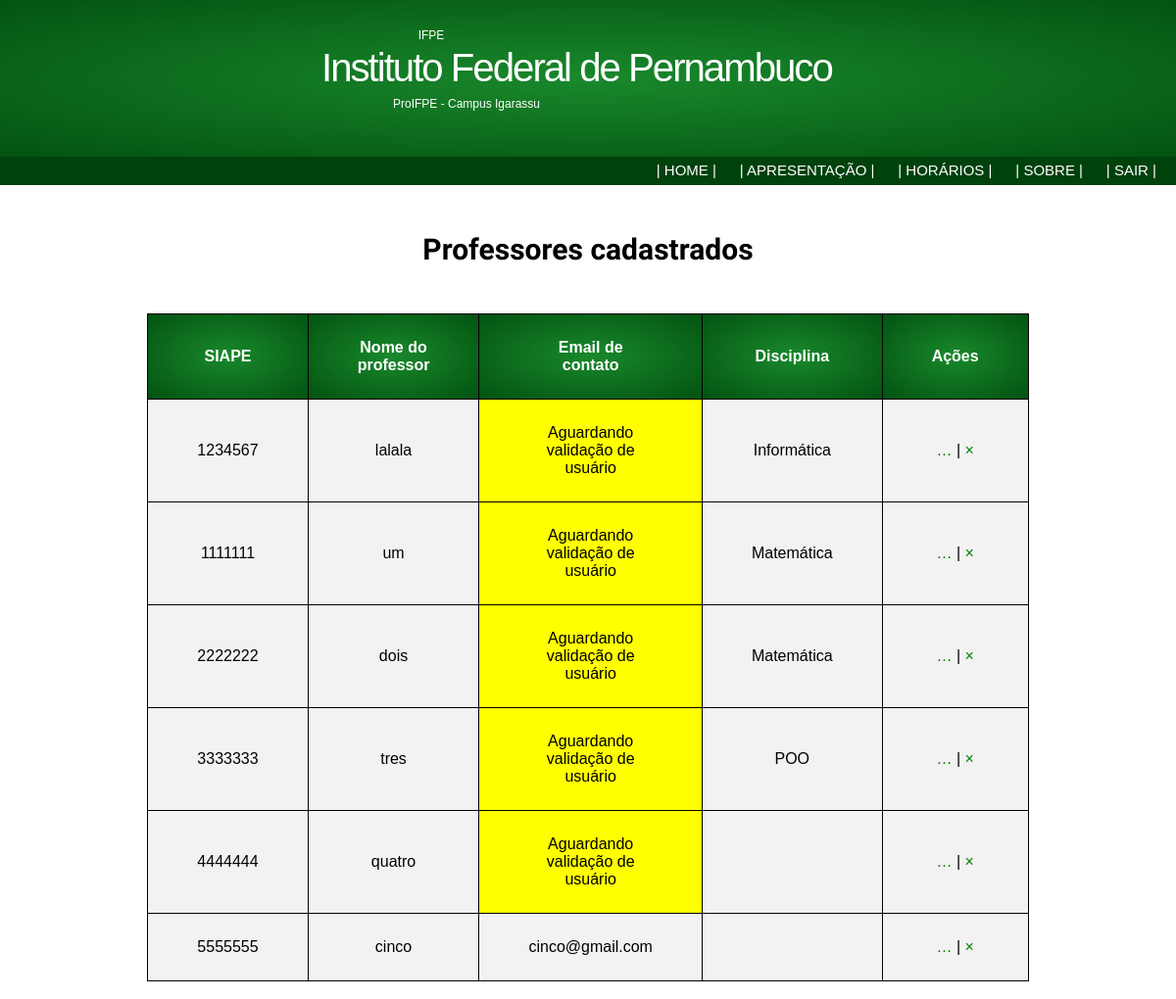
/cad_professores.php, run on an earlier commit of the app's database.
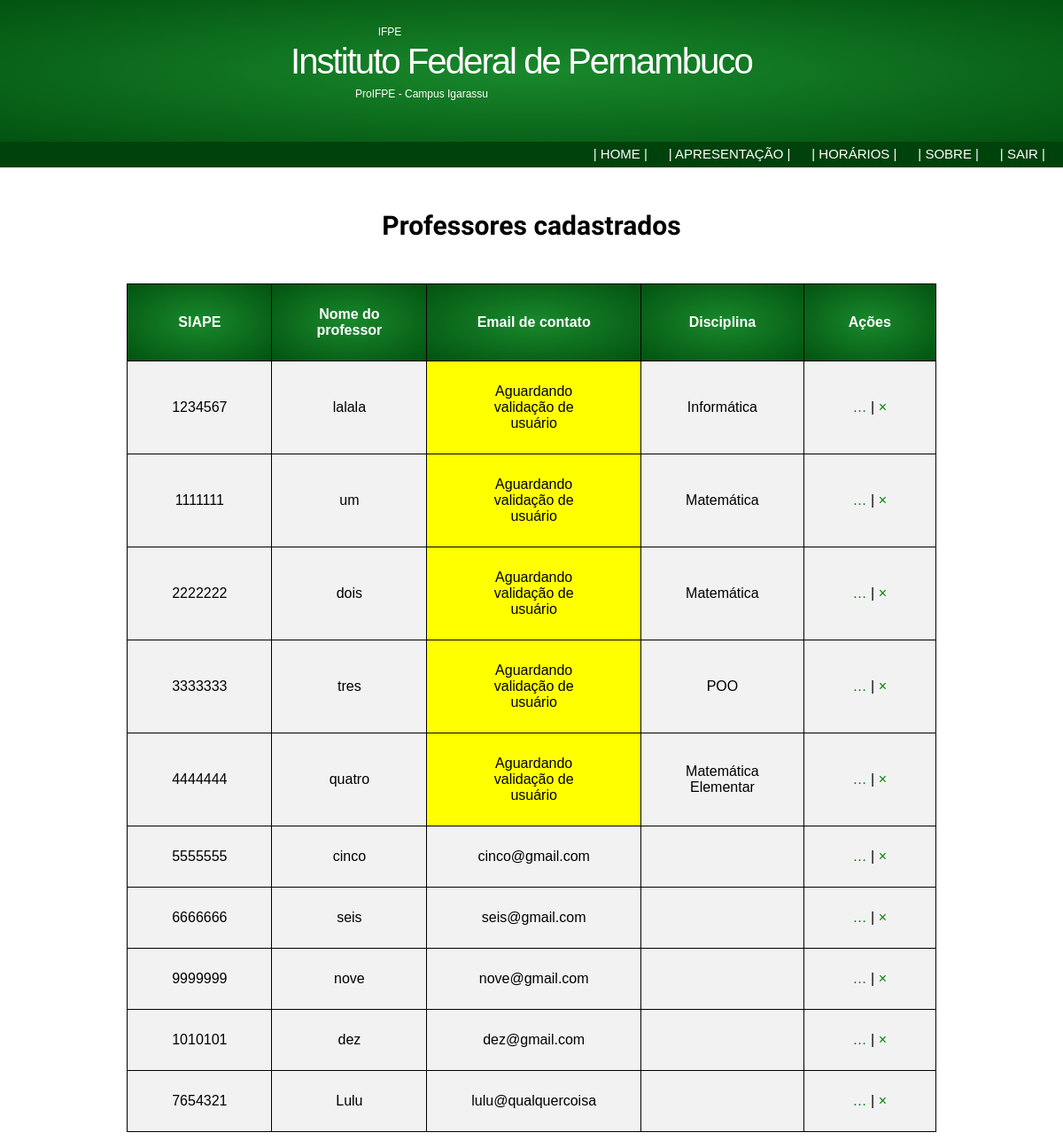
And on a later commit of the database.
### tables this page shows
CREATE TABLE `Professores` (
  `id_prof` int(11) NOT NULL AUTO_INCREMENT,
  `siape_prof` varchar(15) DEFAULT NULL,
  `name_prof` varchar(150) NOT NULL,
  `email_prof` varchar(50) DEFAULT NULL,
  `password_prof` varchar(50) DEFAULT NULL,
  `id_user` int(11) NOT NULL,
  `id_disc` int(11) NOT NULL,
  PRIMARY KEY (`id_prof`),
  KEY `FK_Usuarios_Professores` (`id_user`),
  KEY `FK_Disciplinas_Professores` (`id_disc`),
  CONSTRAINT `FK_Disciplinas_Professores` FOREIGN KEY (`id_disc`) REFERENCES `Disciplinas` (`id_disc`),
  CONSTRAINT `FK_Usuarios_Professores` FOREIGN KEY (`id_user`) REFERENCES `Usuarios` (`id_user`)
);

CREATE TABLE `Disciplinas` (
  `id_disc` int(11) NOT NULL AUTO_INCREMENT,
  `name_disc` varchar(150) NOT NULL,
  `desc_disc` varchar(4000) DEFAULT NULL,
  `id_prof` int(11) DEFAULT NULL,
  `id_curso` int(11) NOT NULL,
  PRIMARY KEY (`id_disc`),
  KEY `FK_Professores_Disciplinas` (`id_prof`),
  KEY `FK_Cursos_Disciplinas` (`id_curso`),
  CONSTRAINT `FK_Cursos_Disciplinas` FOREIGN KEY (`id_curso`) REFERENCES `Cursos` (`id_curso`),
  CONSTRAINT `FK_Professores_Disciplinas` FOREIGN KEY (`id_prof`) REFERENCES `Professores` (`id_prof`)
);

### cad_professores.php (the view, shortened to what this page needs)
<?php
include 'header.php';
?>
<?php
$PDO = dbConnect();
$sql = "SELECT * FROM Professores";
$stmt = $PDO->prepare($sql);
$stmt->execute();
$linhas = $stmt->fetchAll(PDO::FETCH_ASSOC);
$sql2 = "SELECT * FROM Disciplinas";
$stmt = $PDO->prepare($sql2);
$stmt->execute();
$linhas2 = $stmt->fetchAll(PDO::FETCH_ASSOC);
?>
<br>
<h2>Professores cadastrados</h2>
<br>
<table>
	<thead>
		<tr>
			<th>SIAPE</th>
			<th>Nome do professor</th>
			<th>Email de contato</th>
			<th>Disciplina</th>
			<th>Ações</th>
		</tr>
	</thead>
	<?php foreach ($linhas as $id => $linha): ?>
		<tr>
			<td><?= $linhas[$id]['siape_prof'] ?></td>
			<td><?= $linhas[$id]['name_prof'] ?></td>
			<?php if (is_null($linhas[$id]['email_prof'])): ?>
				<td style="background-color: yellow; width: 50%; margin: auto;">
					<?= "Aguardando validação de usuário" ?>
				</td>
				<?php else: ?>
					<td>
						<?= $linhas[$id]['email_prof'] ?>
					</td>
				<?php endif ?>
					<?php if (is_null($linhas[$id]['id_disc'])): ?>
						<td style="background-color: yellow; width: 50%; margin: auto;">
							<?= "Sem disciplina" ?>
						</td>
						<?php else: ?>
							<td>
								<?= $linhas2[$id]['name_disc'] ?>
							</td>
					<?php endif ?>
				<td>
					<nav>
						<a href="">&#133;</a> |
						<a href="">&times;</a>
					</nav>
				</td>
			</tr>
		<?php endforeach ?>
	</table>
	<br>
	<?php include 'footer.php' ?>

### header.php (shortened to what this page needs)
<?php
$tipo = $_SESSION['type_id'] ?? null;
?>
<!DOCTYPE html>
<html lang="en">
<head>
	<link rel="stylesheet" href="css/estilo.css">
	<link rel="stylesheet" href="https://use.fontawesome.com/releases/v5.3.1/css/all.css">
</head>
<body>
	<div class="header">
		<span id="nome">IFPE</span>
		<h1 class="logo">Instituto Federal de Pernambuco</h1>
		<span id="nome-1">ProIFPE - Campus Igarassu</span>
	</div>
	<div id="sobre">
	<ul class="menu">
		<?php if (is_null($tipo)): ?>
			<a href="home.php">| Home |</a>
			<a href="disciplinas.php">| Apresentação |</a>
			<a href="horario.php">| Horários |</a>
 			<a href="sobre.php">| Sobre |</a>
			<a class="link-exit" href="logout.php">| Sair |</a>
		<?php endif ?>
	</ul>
</div>

### css/estilo.css (style rules this page uses)
* { box-sizing: border box; }
body { background-color: white; width: 100%; height: 100%; margin: auto; padding: 0; text-align: center; font-family: Arial, Helvetica, sans-serif; }
a:link { color: green; text-decoration: none; }
table, th, td { border-collapse: collapse; border-spacing: 0; text-align: center; padding: 25px 50px; border-color: black; border: 1px solid black; width: 60%; margin: 0 auto; font-family: Arial, Helvetica, sans-serif; color: black; overflow-x: auto; }
tr { background-color: #f2f2f2; }
th { background-color: #4CAF50; background-image: radial-gradient(ellipse at center, #19882c 1%, #025310 100%); color: white; }
h1, h2 { text-align: center; color: black; padding: 5px 15px; font-size: 30px; font-family: 'Sintony', sans-serif; border-bottom: none; }
.header { height: 100px; background-color: rgb(10, 85, 23); background-image: radial-gradient(ellipse at center, #19882c 1%, #025310 100%); padding: 0 20px; padding-bottom: 40px; padding-top: 20px; color: white; }
#sobre { max-width: 100% !important; line-height: 20px; height: 29px; background: #00420c; color: white; font-size: 14px; padding-bottom: 0px; padding-right: 10px; padding-top: 0px; text-align: right; text-decoration: none; }
#nome { color:rgb(255, 255, 255); cursor:pointer; display:block; font-family:open_sansregular, Arial, Helvetica, sans-serif; font-size:12px; font-stretch:100%; font-style:normal; font-variant-caps:normal; font-variant-east-asian:normal; font-variant-ligatures:normal; font-variant-numeric:normal; font-weight:400; height:12px; line-height:1em; list-style-image:none; list-style-position:outside; list-style-type:none; margin:0px; padding:0px; position:absolute; top:30px; vertical-align:baseline; width:70%; }
#nome-1 { color:rgb(255, 255, 255); cursor:pointer; display:block; font-family:open_sansregular, Arial, Helvetica, sans-serif; font-size:12px; font-stretch:100%; font-style:normal; font-variant-caps:normal; font-variant-east-asian:normal; font-variant-ligatures:normal; font-variant-numeric:normal; font-weight:400; height:12px; line-height:1em; list-style-image:none; list-style-position:outside; list-style-type:none; margin:0px; padding:0px; position:absolute; top:100px; vertical-align:baseline; width:76%; }
.logo { border-bottom-color:rgb(255, 255, 255); border-bottom-style:none; border-bottom-width:0px; color:rgb(255, 255, 255); cursor:pointer; display:block; font-family:open_sansextrabold, Arial, Helvetica, sans-serif; font-size:40.2px; font-stretch:100%; font-style:normal; font-variant-caps:normal; font-variant-east-asian:normal; font-variant-ligatures:normal; font-variant-numeric:normal; font-weight:400; height:40px; letter-spacing:-2.01px; line-height:1em; list-style-image:none; list-style-position:outside; list-style-type:none; margin-block-end:46px; margin-block-start:30px; margin-bottom:46px; margin-inline-end:0px; margin-inline-start:0px; margin-left:0px; margin-right:0px; margin-top:30px; padding-bottom:0px; padding-left:0px; padding-right:0px; padding-top:0px; vertical-align:baseline; width:98%; }
.menu { float: right; line-height: 0px; padding: 0px; }
.menu a { color: white; font-family: Arial; text-transform: uppercase; text-decoration: none; padding: 0 10px; transition: 0.4s; font-size: 15px; }

What changed in the data, as far as the page shows it:
added disciplinas: name_disc "Matemática Elementar"
added professores: siape_prof "6666666", name_prof "seis", email_prof "seis@gmail.com"
added professores: siape_prof "9999999", name_prof "nove", email_prof "nove@gmail.com"
added professores: siape_prof "1010101", name_prof "dez", email_prof "dez@gmail.com"
added professores: siape_prof "7654321", name_prof "Lulu", email_prof "lulu@qualquercoisa"
